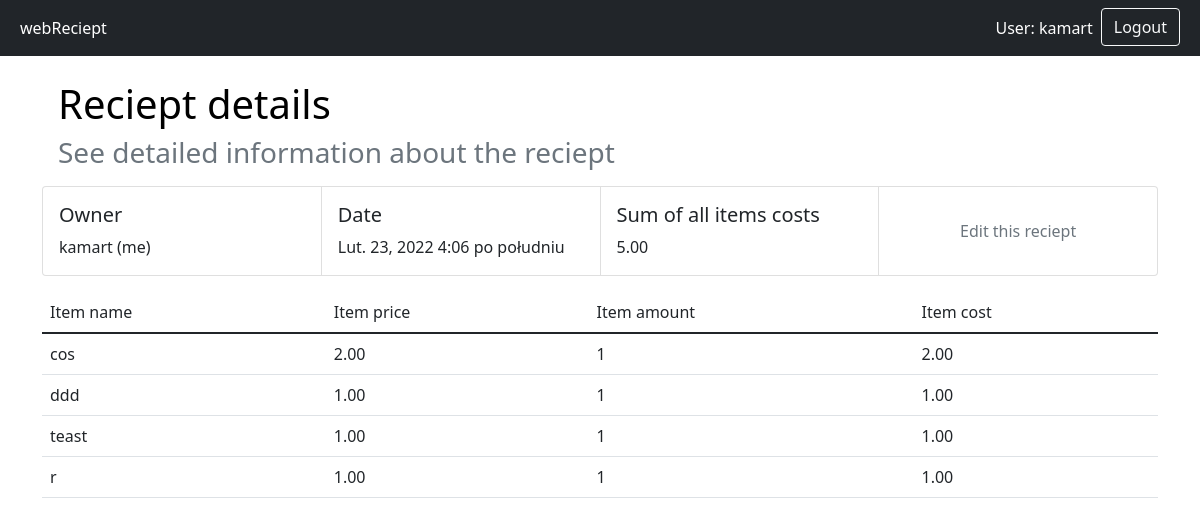
The app's page /reciept/1/3 (signed in) with its own data.
### reciept/models.py (models this page shows)
class Reciept(models.Model):
    date = models.DateField(auto_now_add=True)
    time = models.TimeField(auto_now_add=True)
    group = models.ForeignKey(Group, on_delete=models.CASCADE)
    owner = models.ForeignKey(User, on_delete=models.CASCADE)
    @property
    def wholeCost(self):
        items = self.item_set.all()
        wholeCost = decimal.Decimal(0)
        for item in items:
            wholeCost += item.cost
        return wholeCost

class Item(models.Model):
    reciept = models.ForeignKey(Reciept, on_delete=models.CASCADE)
    name = models.CharField(max_length=100)
    amount = models.DecimalField(max_digits=9, decimal_places=5)
    price = models.DecimalField(max_digits=9, decimal_places=2)
    @property
    def cost(self):
        return self.price * self.amount

### reciept/views.py (the view)
# urls.py: path('reciept/<int:group_id>/<int:reciept_id>', views.recieptView, name='reciept-view'),
@login_required(redirect_field_name='next', login_url='/accounts/login')
def recieptView(request, reciept_id, group_id):
    reciept = get_object_or_404(Reciept, id = reciept_id)
    group = get_object_or_404(Group, id = group_id)
    if not group.accounts.filter(username = request.user.username).exists():
        raise PermissionDenied
    itemList = Item.objects.filter(reciept = reciept)
    recieptinfo = RecieptInfo(user = request.user, reciept = reciept)
    context = {
        'items': itemList,
        'reciept': reciept,
        'group_id': group_id,
        'wholeBoughtCost': recieptinfo.cost()
    }
    return render(request, 'reciept/recieptView.html', context)

### reciept/models.py (called while the page is built)
    @property
    def cost(self):
        return self.item.price * self.amount

### reciept/templatetags/tags.py (called while the page is built)
@register.filter(name = 'cutZeros')
def cutZeros(number):
    return str(number).rstrip('0').rstrip('.')

### reciept/temporaryModels.py (called while the page is built)
    def cost(self):
        items = self.reciept.item_set.all()
        cost = decimal.Decimal(0)
        for item in items:
            itemInfo, _ = item.iteminfo_set.get_or_create(user = self.user)
            cost += itemInfo.cost
        return round(cost,2)

### reciept/templates/reciept/recieptView.html
{% extends 'reciept/mainModule.html' %}
{% load tags %}
{% block content %}
<div class='container'>
    <h1 class='text-black mt-4 ms-3'>
        Reciept details
    </h1>
    <h3 class='text-muted mb-3 ms-3'>
        See detailed information about the reciept
    </h3>
    <div id='recieptInfo'>
        <div class='card-group'>
                <div class='card'>
                    <div class='card-body'>
                        <h5 class='card-title'>
                            Owner
                        </h5>
                        <p class='card-text'>
                            {% if reciept.owner.first_name%}
                                {{reciept.owner.first_name}} {{reciept.owner.last_name}} {% if reciept.owner == user%}(me){% endif %}
                            {% else %}
                                {{reciept.owner.username}} {% if reciept.owner == user%}(me){% endif %}
                            {% endif %}
                        </p>
                    </div>
                </div>
                <div class='card'>
                    <div class='card-body'>
                        <h5 class='card-title'>
                            Date
                        </h5>
                        <p class='card-text'>
                            {{reciept.date}} {{reciept.time}}
                        </p>
                    </div>
                </div>
                <div class='card'>
                    <div class='card-body'>
                        <h5 class='card-title'>
                            Sum of all items costs
                        </h5>
                        <p class='card-text'>
                            {{reciept.wholeCost|floatformat:2}}
                        </p>
                    </div>
                </div>
            {% if reciept.owner != user %}
                <div class='card'>
                    <div class='card-body'>
                        <h5 class='card-title'>
                            Sum of bought items costs
                        </h5>
                        <p class='card-text'>
                            {{wholeBoughtCost|floatformat:2}}
                        </p>
                    </div>
                </div>
                <div class='card'>
                    <div class='card-body'>
                        <a href={% url 'reciept-manage' group_id reciept.id %} class='card-body text-decoration-none d-flex justify-content-center align-items-center'>
                            <p class='card-text text-muted'>
                                Edit bought items
                            </p>
                        </a>
                    </div>
                </div>
            {% else %}
                <div class='card'>
                    <a href={% url 'reciept-edit' group_id reciept.id %} class='card-body text-decoration-none d-flex justify-content-center align-items-center'>
                        <p class='card-text text-muted'>
                            Edit this reciept
                        </p>
                    </a>
                </div>
            {% endif %}
        </div>
    </div>
    <div id='recieptItems' class='mt-3'>
        <table class='table'>
            <thead>
                <tr>
                    <td>
                        Item name
                    </td>
                    <td>
                        Item price
                    </td>
                    <td>
                        Item amount
                    </td>
                    <td>
                        Item cost
                    </td>
                </tr>
            </thead>
            <tbody>
                {% for item in items %}
                    <tr>
                        <td style='min-width: 100px; max-width:1px' class='overflow-hidden'>
                            {{item.name}}
                        </td>
                        <td>
                            {{item.price|floatformat:'2'}}
                        </td>
                        <td>
                            {{item.amount|cutZeros}}
                        </td>
                        <td>
                            {{item.cost|floatformat:'2'}}
                        </td>
                    </tr>
                {% endfor %}
        </table>
    </div>
</div>
{% endblock %}

### reciept/templates/reciept/mainModule.html (shortened to what this page needs)
<!DOCTYPE html>
<html lang="en">
    <head>
        {% load static %}
        <link rel = "stylesheet" href="{% static 'reciept/css/bootstrap.css' %}">
    <body>
        <div id = "header">
            <header class="navbar navbar-expand-sm bg-dark navbar-dark">
                <div class="container-fluid ">
                  <ul class="navbar-nav">
                        <li class="nav-item">
                            <a class="nav-link active" href={% url 'index' %}>webReciept</a>
                        </li>
                    </ul>
                    <div class="navbar-right">
                        <ul class="navbar-nav">
                        {% if user.is_authenticated %}
                            <li class='nav-item'>
                                <div class='nav-item navbar-text text-white me-2'>
                                    User: {{ user.username }}
                                </div>
                            </li>
                            <li class='nav-item'>
                                <a href={% url 'logout' %} role="button" class="btn btn-outline-light me-2 ">
                                    Logout
                                </a>
                            </li>
                        {% endif %}
                        </ul>
                    </div>
                </div>
            </header>
        </div>
        <div id = "content">
            {% block content %}{% endblock %}
        </div>
    </body>
</html>

### records on screen
Reciept: owner.username "kamart", date "Lut. 23, 2022", time "4:06 po południu", wholeCost "5.00"
Item: name "cos", price "2.00", amount "1", cost "2.00"
Item: name "ddd", price "1.00", amount "1", cost "1.00"
Item: name "teast", price "1.00", amount "1", cost "1.00"
Item: name "r", price "1.00", amount "1", cost "1.00"

### other values on screen
{{ user.username }} "kamart"
